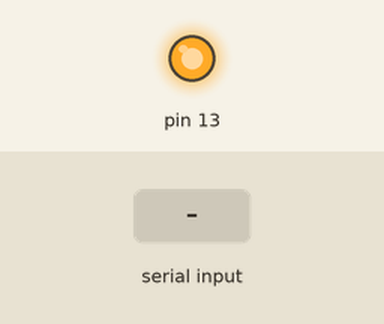
Simulated run of this sketch. Board: Arduino Uno, built with avr-gcc and run on an emulated ATmega328P. Parts: output pins drawn as LEDs (lit = HIGH). The test bench sets the inputs (shaded band). What the sketch prints to the serial monitor is not drawn.

Above: at 0.1 s.
At 2.2 s:
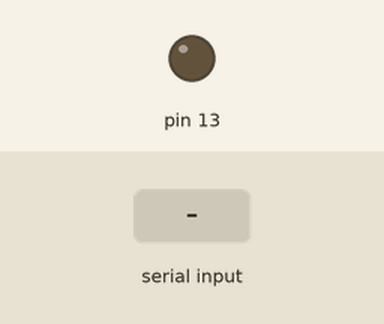
2.3 s: "A" received over Serial
3.8 s: "O" received over Serial
5.3 s: "1" received over Serial
Timing chart, 0 to 8.3 s (numbered marks = the images above; inputs shaded):
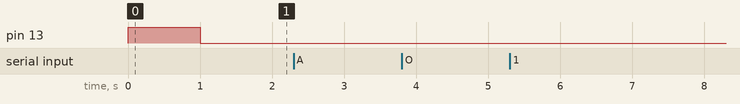

The sketch:

DobraTest.ino
```cpp
void setup() {
  // put your setup code here, to run once:
  Serial.begin(9600);
  Serial.println("Hello");
  pinMode(13, OUTPUT);
  digitalWrite(13, 1);
  delay(1000);
  digitalWrite(13, 0);
}

char buffer[256];
void loop() {
  int i = 0;
  while (Serial.available()) {
    buffer[i++] = Serial.read();
    delay(20);
  }
  buffer[i] = 0;
  if (i == 0){
    yield();
    return;
  }
  Serial.print("Received: ");
  Serial.println(buffer);
  if (buffer[2] == 'A'){
    digitalWrite(13, 1);
  }
  if (buffer[2] == 'O'){
    digitalWrite(13, 0);
  }
}
```

Measured:
- after the input at 2.3 s, every drawn part: stays the same
- after the input at 3.8 s, every drawn part: stays the same
- after the input at 5.3 s, every drawn part: stays the same
